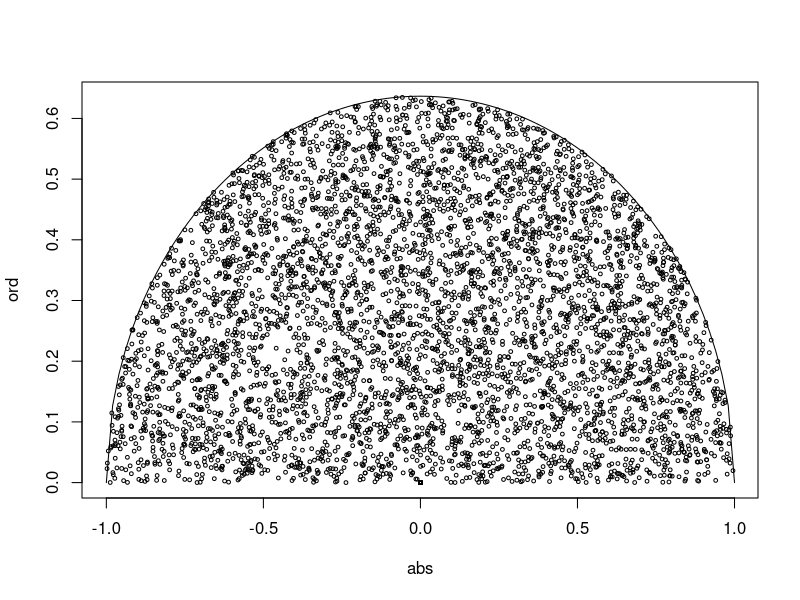

Write the R code that produced this figure.
#Methode du rejet

ite = 10000
abs = c()
ord = c()

f1 = function(x){
  f = c()
  for (i in 1:length(x)){
    if (-1 <= x[i] && x[i] <= 1) {
      f[i] = (2 / pi) * sqrt(1 - x[i]^2)
    } else {
      f[i] = 0
    }
  }
  return(f)
}

for (i in 1:ite){
  u = runif(1, 0, 1)
  g = runif(1, -1, 1)
  if (u <= (2 / pi) * sqrt(1 - g^2)) {
    abs[i] = g
    ord[i] = u
  }else {
    abs[i] = 0
    ord[i] = 0
  }
}

plot(abs, ord, cex = 0.5)
curve(f1(x), -1, 1, add = TRUE)
